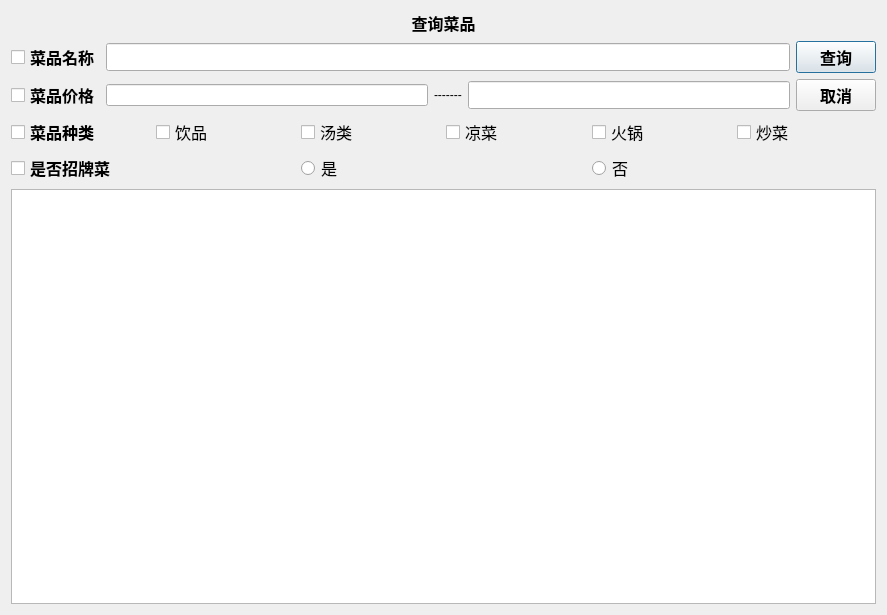
<?xml version="1.0" encoding="UTF-8"?>
<ui version="4.0">
 <class>Dialog_selectMenuForAdmin</class>
 <widget class="QDialog" name="Dialog_selectMenuForAdmin">
  <property name="geometry">
   <rect>
    <x>0</x>
    <y>0</y>
    <width>887</width>
    <height>615</height>
   </rect>
  </property>
  <property name="windowTitle">
   <string>查询菜品</string>
  </property>
  <layout class="QGridLayout" name="gridLayout">
   <item row="0" column="0">
    <layout class="QVBoxLayout" name="verticalLayout">
     <item>
      <widget class="QLabel" name="label">
       <property name="font">
        <font>
         <pointsize>12</pointsize>
         <weight>75</weight>
         <bold>true</bold>
        </font>
       </property>
       <property name="text">
        <string>查询菜品</string>
       </property>
       <property name="alignment">
        <set>Qt::AlignCenter</set>
       </property>
      </widget>
     </item>
     <item>
      <layout class="QHBoxLayout" name="horizontalLayout">
       <item>
        <widget class="QCheckBox" name="checkBox_foodName">
         <property name="font">
          <font>
           <pointsize>12</pointsize>
           <weight>75</weight>
           <bold>true</bold>
          </font>
         </property>
         <property name="text">
          <string>菜品名称</string>
         </property>
        </widget>
       </item>
       <item>
        <widget class="QLineEdit" name="lineEdit_foodName">
         <property name="font">
          <font>
           <pointsize>13</pointsize>
          </font>
         </property>
        </widget>
       </item>
       <item>
        <widget class="QPushButton" name="pushButton_selectMenu">
         <property name="font">
          <font>
           <pointsize>12</pointsize>
           <weight>75</weight>
           <bold>true</bold>
          </font>
         </property>
         <property name="text">
          <string>查询</string>
         </property>
        </widget>
       </item>
      </layout>
     </item>
     <item>
      <layout class="QHBoxLayout" name="horizontalLayout_2">
       <item>
        <widget class="QCheckBox" name="checkBox_foodPrice">
         <property name="font">
          <font>
           <pointsize>12</pointsize>
           <weight>75</weight>
           <bold>true</bold>
          </font>
         </property>
         <property name="text">
          <string>菜品价格</string>
         </property>
        </widget>
       </item>
       <item>
        <widget class="QLineEdit" name="lineEdit_foodPriceSmall"/>
       </item>
       <item>
        <widget class="QLabel" name="label_2">
         <property name="text">
          <string>-------</string>
         </property>
        </widget>
       </item>
       <item>
        <widget class="QLineEdit" name="lineEdit_foodPriceBig">
         <property name="font">
          <font>
           <pointsize>13</pointsize>
          </font>
         </property>
        </widget>
       </item>
       <item>
        <widget class="QPushButton" name="pushButton_quit">
         <property name="font">
          <font>
           <pointsize>12</pointsize>
           <weight>75</weight>
           <bold>true</bold>
          </font>
         </property>
         <property name="text">
          <string>取消</string>
         </property>
        </widget>
       </item>
      </layout>
     </item>
     <item>
      <layout class="QHBoxLayout" name="horizontalLayout_3">
       <item>
        <widget class="QCheckBox" name="checkBox_foodType">
         <property name="font">
          <font>
           <pointsize>12</pointsize>
           <weight>75</weight>
           <bold>true</bold>
          </font>
         </property>
         <property name="text">
          <string>菜品种类</string>
         </property>
        </widget>
       </item>
       <item>
        <widget class="QCheckBox" name="checkBox_drink">
         <property name="font">
          <font>
           <pointsize>12</pointsize>
          </font>
         </property>
         <property name="text">
          <string>饮品</string>
         </property>
        </widget>
       </item>
       <item>
        <widget class="QCheckBox" name="checkBox_soup">
         <property name="font">
          <font>
           <pointsize>12</pointsize>
          </font>
         </property>
         <property name="text">
          <string>汤类</string>
         </property>
        </widget>
       </item>
       <item>
        <widget class="QCheckBox" name="checkBox_coldDish">
         <property name="font">
          <font>
           <pointsize>12</pointsize>
          </font>
         </property>
         <property name="text">
          <string>凉菜</string>
         </property>
        </widget>
       </item>
       <item>
        <widget class="QCheckBox" name="checkBox_chafingDish">
         <property name="font">
          <font>
           <pointsize>12</pointsize>
          </font>
         </property>
         <property name="text">
          <string>火锅</string>
         </property>
        </widget>
       </item>
       <item>
        <widget class="QCheckBox" name="checkBox_friedDish">
         <property name="font">
          <font>
           <pointsize>12</pointsize>
          </font>
         </property>
         <property name="text">
          <string>炒菜</string>
         </property>
        </widget>
       </item>
      </layout>
     </item>
     <item>
      <layout class="QHBoxLayout" name="horizontalLayout_4">
       <item>
        <widget class="QCheckBox" name="checkBox_isSpecial">
         <property name="font">
          <font>
           <pointsize>12</pointsize>
           <weight>75</weight>
           <bold>true</bold>
          </font>
         </property>
         <property name="text">
          <string>是否招牌菜</string>
         </property>
        </widget>
       </item>
       <item>
        <widget class="QRadioButton" name="radioButton_special">
         <property name="font">
          <font>
           <pointsize>12</pointsize>
          </font>
         </property>
         <property name="text">
          <string>是</string>
         </property>
        </widget>
       </item>
       <item>
        <widget class="QRadioButton" name="radioButton_nospecial">
         <property name="font">
          <font>
           <pointsize>12</pointsize>
          </font>
         </property>
         <property name="text">
          <string>否</string>
         </property>
        </widget>
       </item>
      </layout>
     </item>
     <item>
      <widget class="QTableWidget" name="tableWidget_selectMenu"/>
     </item>
    </layout>
   </item>
  </layout>
 </widget>
 <resources/>
 <connections/>
</ui>
